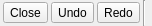
<?xml version="1.0" encoding="UTF-8"?>
<ui version="4.0">
 <class>Ui_LineOptions</class>
 <widget class="QWidget" name="Ui_LineOptions">
  <property name="geometry">
   <rect>
    <x>0</x>
    <y>0</y>
    <width>152</width>
    <height>26</height>
   </rect>
  </property>
  <property name="sizePolicy">
   <sizepolicy hsizetype="Minimum" vsizetype="Preferred">
    <horstretch>0</horstretch>
    <verstretch>0</verstretch>
   </sizepolicy>
  </property>
  <property name="minimumSize">
   <size>
    <width>94</width>
    <height>22</height>
   </size>
  </property>
  <property name="maximumSize">
   <size>
    <width>400</width>
    <height>32</height>
   </size>
  </property>
  <property name="windowTitle">
   <string>Line Options</string>
  </property>
  <layout class="QHBoxLayout" name="horizontalLayout">
   <property name="spacing">
    <number>1</number>
   </property>
   <property name="leftMargin">
    <number>1</number>
   </property>
   <property name="topMargin">
    <number>0</number>
   </property>
   <property name="rightMargin">
    <number>0</number>
   </property>
   <property name="bottomMargin">
    <number>0</number>
   </property>
   <item>
    <widget class="QToolButton" name="bClose">
     <property name="toolTip">
      <string>Form a closed contour from lines drawn</string>
     </property>
     <property name="text">
      <string>Close</string>
     </property>
     <property name="iconSize">
      <size>
       <width>24</width>
       <height>22</height>
      </size>
     </property>
     <property name="checkable">
      <bool>false</bool>
     </property>
    </widget>
   </item>
   <item>
    <widget class="QToolButton" name="bUndo">
     <property name="toolTip">
      <string>Undo the last line drawing</string>
     </property>
     <property name="text">
      <string>Undo</string>
     </property>
    </widget>
   </item>
   <item>
    <widget class="QToolButton" name="bRedo">
     <property name="toolTip">
      <string>Redo the last line drawing</string>
     </property>
     <property name="text">
      <string>Redo</string>
     </property>
    </widget>
   </item>
   <item>
    <widget class="Line" name="sep1">
     <property name="sizePolicy">
      <sizepolicy hsizetype="Fixed" vsizetype="Minimum">
       <horstretch>0</horstretch>
       <verstretch>0</verstretch>
      </sizepolicy>
     </property>
     <property name="frameShape">
      <enum>QFrame::VLine</enum>
     </property>
     <property name="frameShadow">
      <enum>QFrame::Sunken</enum>
     </property>
    </widget>
   </item>
  </layout>
 </widget>
 <layoutdefault spacing="6" margin="11"/>
 <resources/>
 <connections>
  <connection>
   <sender>bClose</sender>
   <signal>clicked()</signal>
   <receiver>Ui_LineOptions</receiver>
   <slot>close()</slot>
   <hints>
    <hint type="sourcelabel">
     <x>20</x>
     <y>20</y>
    </hint>
    <hint type="destinationlabel">
     <x>20</x>
     <y>20</y>
    </hint>
   </hints>
  </connection>
  <connection>
   <sender>bUndo</sender>
   <signal>clicked()</signal>
   <receiver>Ui_LineOptions</receiver>
   <slot>undo()</slot>
   <hints>
    <hint type="sourcelabel">
     <x>20</x>
     <y>20</y>
    </hint>
    <hint type="destinationlabel">
     <x>20</x>
     <y>20</y>
    </hint>
   </hints>
  </connection>
  <connection>
   <sender>bRedo</sender>
   <signal>clicked()</signal>
   <receiver>Ui_LineOptions</receiver>
   <slot>redo()</slot>
   <hints>
    <hint type="sourcelabel">
     <x>100</x>
     <y>10</y>
    </hint>
    <hint type="destinationlabel">
     <x>61</x>
     <y>10</y>
    </hint>
   </hints>
  </connection>
 </connections>
</ui>
